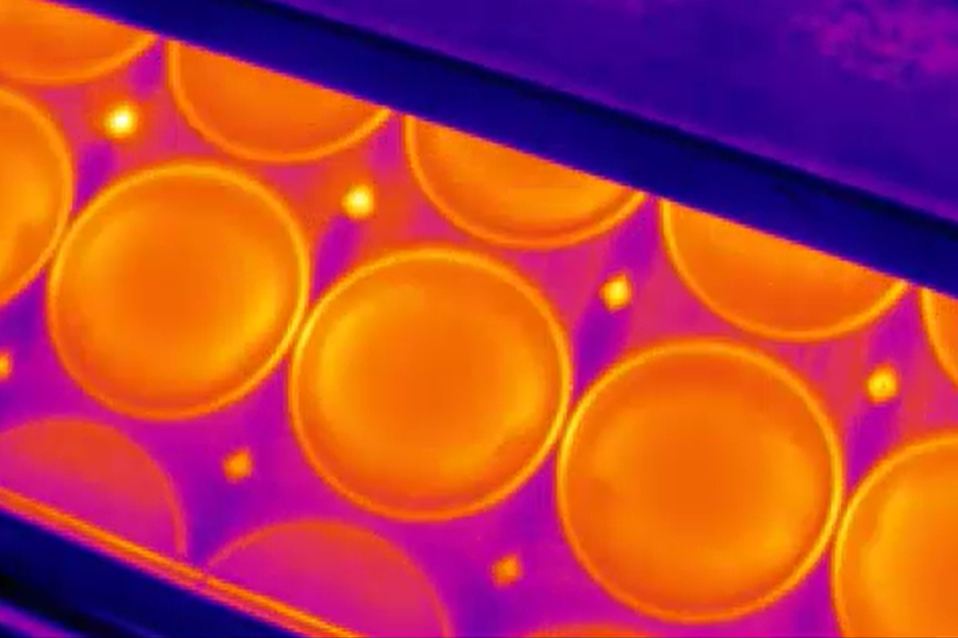
#> input picture Images/image1.png, 958 x 638 px; its folder holds only this picture in this run
$ python circle_detection.py
#> lines starting #> are read from the running program, lines starting #| are printed output that depends on the picture
"""
Circle Detection in Thermal Images - Assignment 1
This script identifies and delineates individual complete circular objects in thermal imagery.
"""

import cv2
import numpy as np
import matplotlib.pyplot as plt
from pathlib import Path
import os


class CircleDetector:
    """Class for detecting circles in thermal images."""

    def __init__(self, image_path):
        """
        Initialize the CircleDetector.

        Args:
            image_path: Path to the thermal image
        """
        self.image_path = image_path
        self.original_image = cv2.imread(str(image_path))
        if self.original_image is None:
            raise ValueError(f"Cannot load image from {image_path}")
        self.gray = cv2.cvtColor(self.original_image, cv2.COLOR_BGR2GRAY)
        self.result_image = self.original_image.copy()

    def preprocess_image(self):
        """
        Preprocess the thermal image for better circle detection.

        Returns:
            Preprocessed grayscale image
        """
        # Apply Gaussian blur to reduce noise
        blurred = cv2.GaussianBlur(self.gray, (9, 9), 2)

        # Apply adaptive histogram equalization for better contrast
        clahe = cv2.createCLAHE(clipLimit=2.0, tileGridSize=(8, 8))
        enhanced = clahe.apply(blurred)

        return enhanced

    def detect_circles_hough(self, min_dist=50, param1=50, param2=30,
                            min_radius=10, max_radius=100):
        """
        Detect circles using Hough Circle Transform.

        Args:
            min_dist: Minimum distance between detected circle centers
            param1: Upper threshold for Canny edge detection
            param2: Accumulator threshold for circle centers
            min_radius: Minimum circle radius
            max_radius: Maximum circle radius

        Returns:
            Detected circles as numpy array
        """
        preprocessed = self.preprocess_image()

        circles = cv2.HoughCircles(
            preprocessed,
            cv2.HOUGH_GRADIENT,
            dp=1,
            minDist=min_dist,
            param1=param1,
            param2=param2,
            minRadius=min_radius,
            maxRadius=max_radius
        )

        return circles

    # [60 lines left out: function detect_circles_contours, not called in this run]

    def draw_circles(self, circles, color=(0, 255, 0), thickness=2):
        """
        Draw detected circles on the result image.

        Args:
            circles: Detected circles
            color: Color for drawing circles (BGR format)
            thickness: Line thickness
        """
        if circles is not None:
            if isinstance(circles, np.ndarray) and len(circles.shape) == 3:
                # Hough circles format
                circles = np.uint16(np.around(circles))
                for circle in circles[0, :]:
                    center = (circle[0], circle[1])
                    radius = circle[2]
                    # Draw circle outline
                    cv2.circle(self.result_image, center, radius, color, thickness)
                    # Draw center point
                    cv2.circle(self.result_image, center, 3, (0, 0, 255), -1)
            else:
                # Contour circles format
                for (x, y, radius) in circles:
                    center = (x, y)
                    # Draw circle outline
                    cv2.circle(self.result_image, center, radius, color, thickness)
                    # Draw center point
                    cv2.circle(self.result_image, center, 3, (0, 0, 255), -1)

    def annotate_circles(self, circles):
        """
        Annotate each detected circle with a number.

        Args:
            circles: Detected circles
        """
        if circles is not None:
            if isinstance(circles, np.ndarray) and len(circles.shape) == 3:
                circles_list = circles[0, :]
            else:
                circles_list = circles

            for idx, circle in enumerate(circles_list, 1):
                if isinstance(circle, np.ndarray):
                    x, y = circle[0], circle[1]
                else:
                    x, y = circle[0], circle[1]

                # Put text annotation
                cv2.putText(
                    self.result_image,
                    str(idx),
                    (x - 10, y - 10),
                    cv2.FONT_HERSHEY_SIMPLEX,
                    0.6,
                    (255, 255, 0),
                    2
                )

    def get_circle_statistics(self, circles):
        """
        Calculate statistics for detected circles.

        Args:
            circles: Detected circles

        Returns:
            Dictionary with statistics
        """
        if circles is None or len(circles) == 0:
            return {"count": 0}

        if isinstance(circles, np.ndarray) and len(circles.shape) == 3:
            radii = circles[0, :, 2]
        else:
            radii = np.array([c[2] for c in circles])

        stats = {
            "count": len(radii),
            "mean_radius": np.mean(radii),
            "std_radius": np.std(radii),
            "min_radius": np.min(radii),
            "max_radius": np.max(radii)
        }

        return stats

    def save_result(self, output_path):
        """
        Save the result image with detected circles.

        Args:
            output_path: Path to save the result image
        """
        cv2.imwrite(str(output_path), self.result_image)
        print(f"Result saved to {output_path}")

    # [32 lines left out: function display_results, not called in this run]


def process_single_image(image_path, method='hough', display=True, save=True):
    """
    Process a single thermal image to detect circles.

    Args:
        image_path: Path to the image
        method: Detection method ('hough' or 'contours')
        display: Whether to display results
        save: Whether to save results

    Returns:
        CircleDetector instance with results
    """
    print(f"\nProcessing: {image_path}")
    detector = CircleDetector(image_path)

    if method == 'hough':
        circles = detector.detect_circles_hough(
            min_dist=30,
            param1=50,
            param2=25,
            min_radius=5,
            max_radius=200
        )
    else:
        circles = detector.detect_circles_contours(threshold_method='adaptive')

    if circles is not None and len(circles) > 0:
        detector.draw_circles(circles)
        detector.annotate_circles(circles)
        stats = detector.get_circle_statistics(circles)
        print(f"✓ Found {stats['count']} circles")
        if stats['count'] > 0:
            print(f"  Mean radius: {stats['mean_radius']:.1f} px")
    else:
        print("✗ No circles detected")

    if save:
        output_dir = Path(image_path).parent.parent / 'Results'
        output_dir.mkdir(exist_ok=True)
        output_path = output_dir / f"result_{Path(image_path).name}"
        detector.save_result(output_path)

    if display:
        detector.display_results(circles)

    return detector


def process_all_images(images_dir, method='hough', display=False, save=True):
    """
    Process all images in a directory.

    Args:
        images_dir: Directory containing images
        method: Detection method ('hough' or 'contours')
        display: Whether to display results for each image
        save: Whether to save results
    """
#> called with images_dir = 'Images', method = 'hough', display = False, save = True
    images_path = Path(images_dir)
    image_files = sorted(images_path.glob('*.png'))

    if not image_files:
        print(f"No PNG images found in {images_dir}")
        return

    print(f"Found {len(image_files)} images to process")
    results = []

    for img_file in image_files:
        try:
            detector = process_single_image(img_file, method=method,
                                          display=display, save=save)
            results.append((img_file.name, detector))
        except Exception as e:
            print(f"Error processing {img_file.name}: {e}")
#> this loop made 1 pass
#| ✓ Found 128 circles
#|   Mean radius: 103.8 px
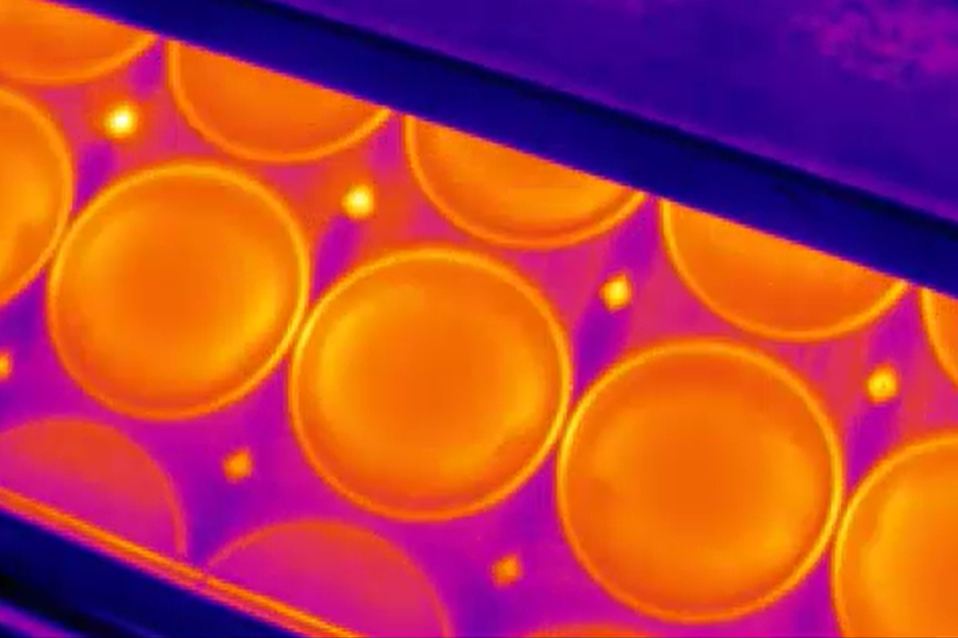
#> input picture Images/image1.png, 958 x 638 px
#> pass 1, in __init__, `self.gray = cv2.cvtColor(self.original_image, cv2.COLOR_BGR2GRAY)`:
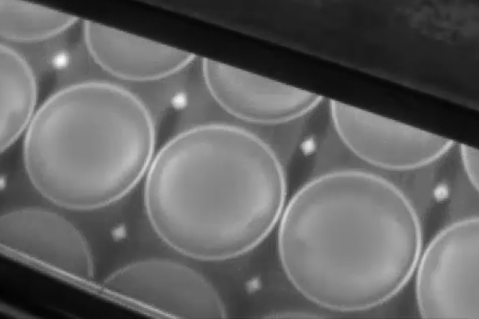
#> self.gray: shape (638, 958) (shown at 1/2 size); min 0, max 253, mean 99.5
#> pass 1, in preprocess_image, `enhanced = clahe.apply(blurred)`:
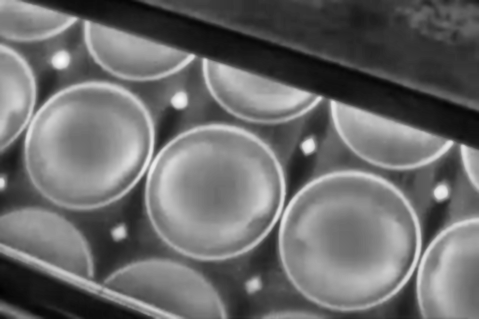
#> enhanced: shape (638, 958) (shown at 1/2 size); min 1, max 252, mean 106.6
#> pass 1, in save_result, `cv2.imwrite(str(output_path), self.result_image)`:
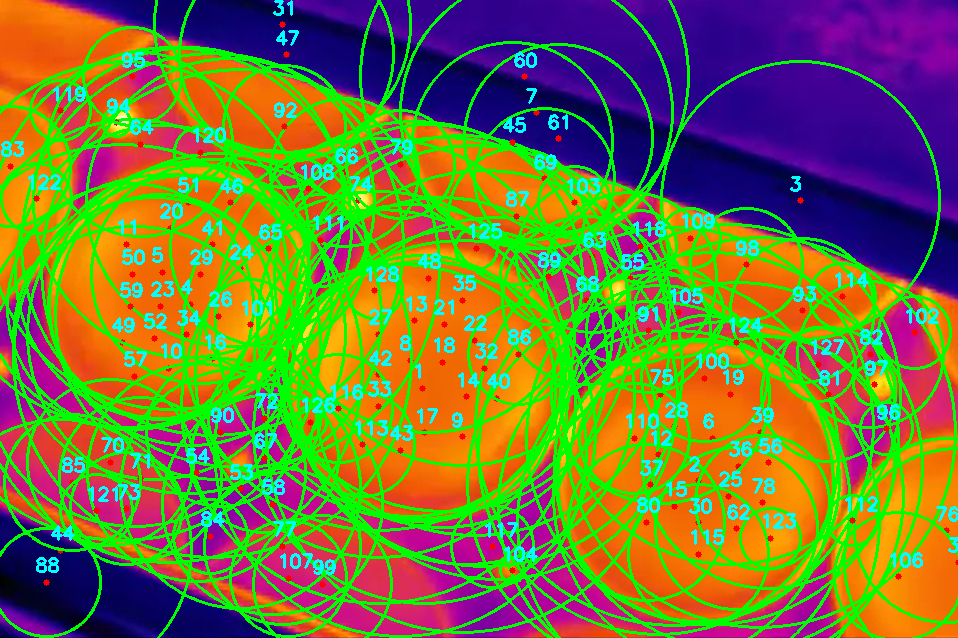
#> saved as result_image1.png: shape (638, 958, 3); mean B, G, R 58, 119.1, 114.5

    # Summary
    print("\n" + "="*60)
    print("SUMMARY")
    print("="*60)
    for img_name, detector in results:
        circles = detector.detect_circles_hough() if method == 'hough' else detector.detect_circles_contours()
        stats = detector.get_circle_statistics(circles)
        print(f"{img_name:20} -> {stats['count']} circles detected")
#> this loop made 1 pass
#> radii in get_circle_statistics on pass 1: [89.5, 97.2, 16, 17.2, 14.4, 14.1, 12.2]
#> (printed output is left out)


# [40 lines left out: function compare_methods, not called in this run]


if __name__ == "__main__":
    # Configuration
    IMAGES_DIR = "Images"

    # Example 1: Process all images using Hough method
    print("="*60)
    print("CIRCLE DETECTION IN THERMAL IMAGES")
    print("="*60)
    process_all_images(IMAGES_DIR, method='hough', display=False, save=True)

    # Example 2: Process a single image with display
    # Uncomment to process specific image with visualization
    # process_single_image("Images/image1.png", method='hough', display=True)

    # Example 3: Compare methods on a single image
    # Uncomment to compare detection methods
    # compare_methods("Images/image1.png")

$ run again, on Images/image5.png
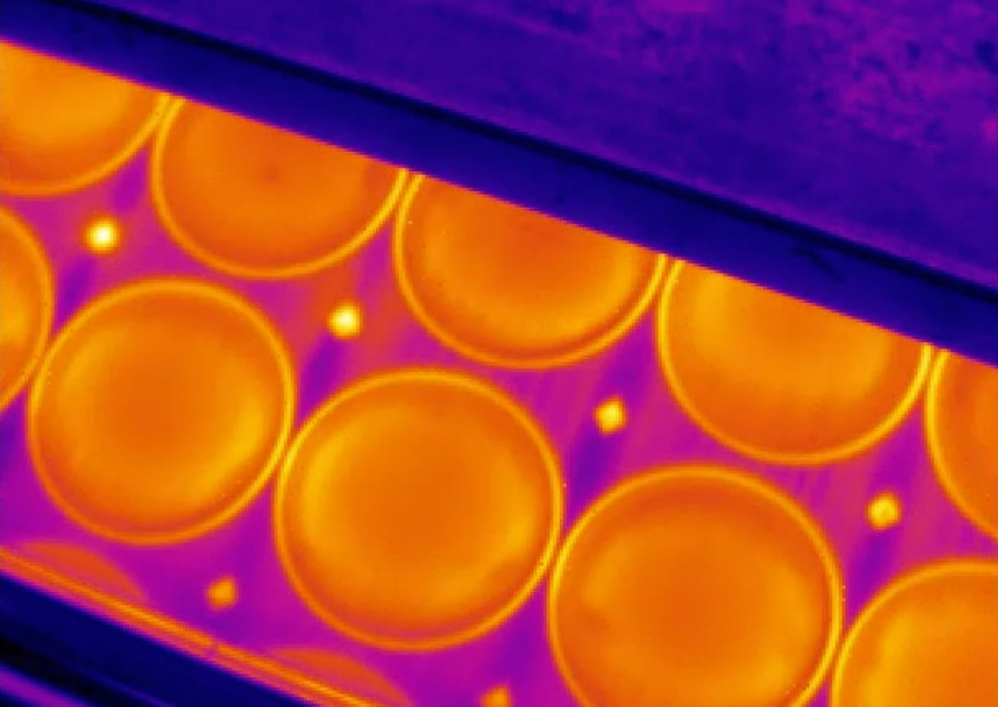
#> input picture Images/image5.png, 998 x 707 px, shrunk from 1162 x 823 before the run
#> the loop in process_all_images, `for img_file in image_files:` made 1 pass
#| ✓ Found 146 circles
#|   Mean radius: 102.3 px
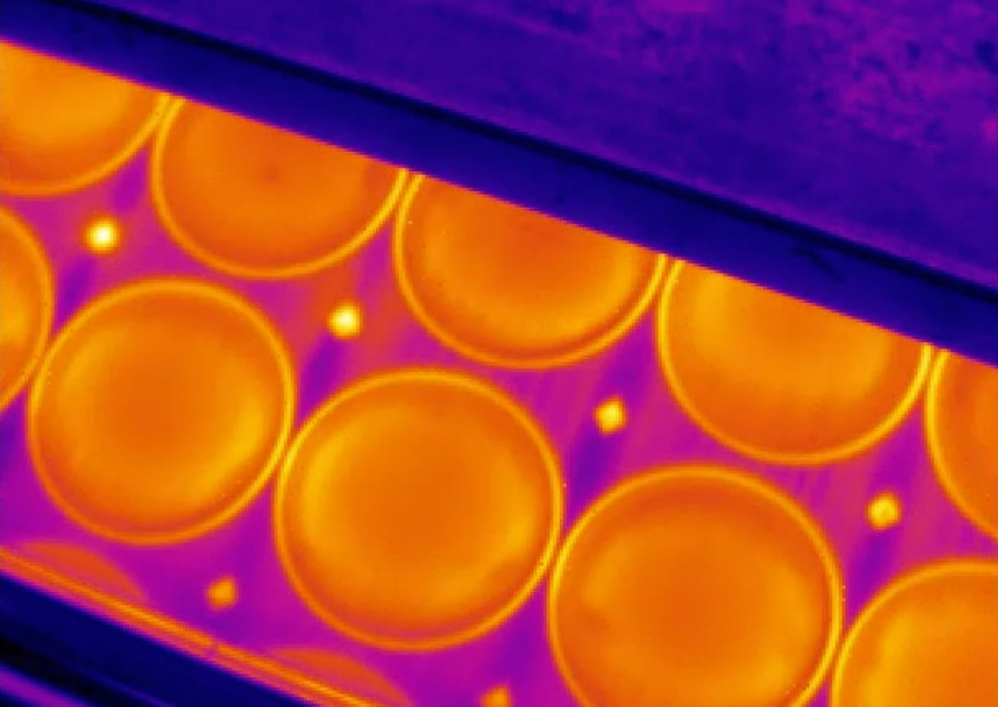
#> input picture Images/image5.png, 998 x 707 px, shrunk from 1162 x 823 before the run
#> pass 1, in preprocess_image, `enhanced = clahe.apply(blurred)`:
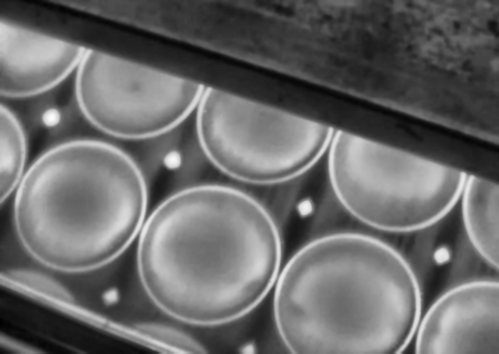
#> enhanced: shape (707, 998) (shown at 1/2 size); min 1, max 252, mean 105.3
#> pass 1, in save_result, `cv2.imwrite(str(output_path), self.result_image)`:
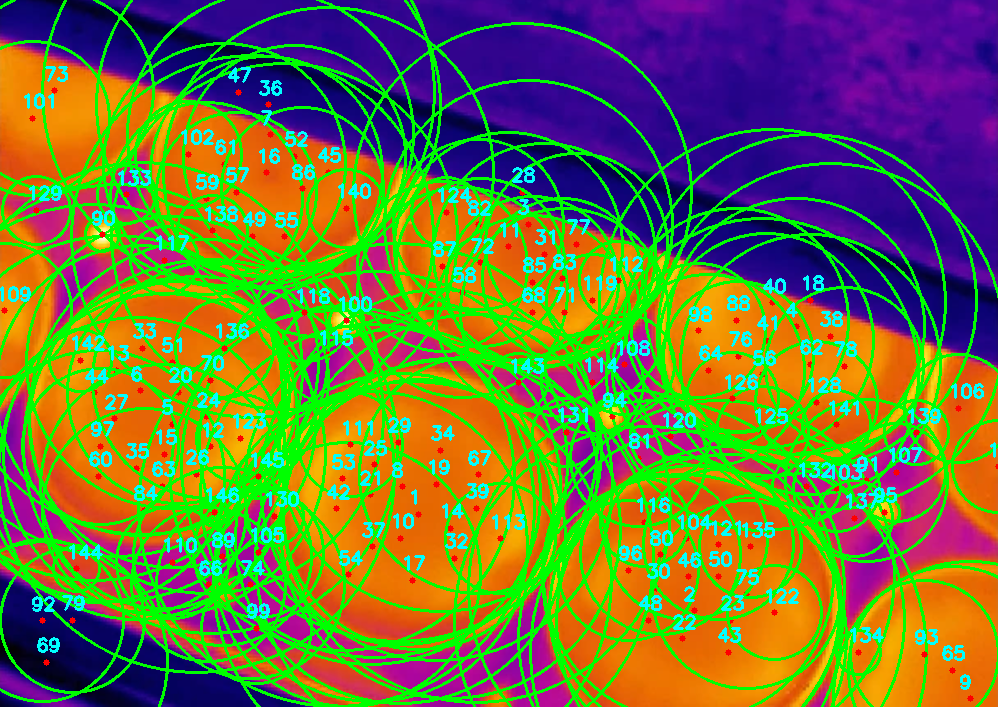
#> saved as result_image5.png: shape (707, 998, 3); mean B, G, R 59.9, 117.3, 109.2
#> the loop in process_all_images, `for img_name, detector in results:` made 1 pass
#> radii in get_circle_statistics on pass 1: [93.9, 96.1, 88.3, 16.9, 15.5, 14.9, 17.4, 12.9]
#> (printed output is left out)
